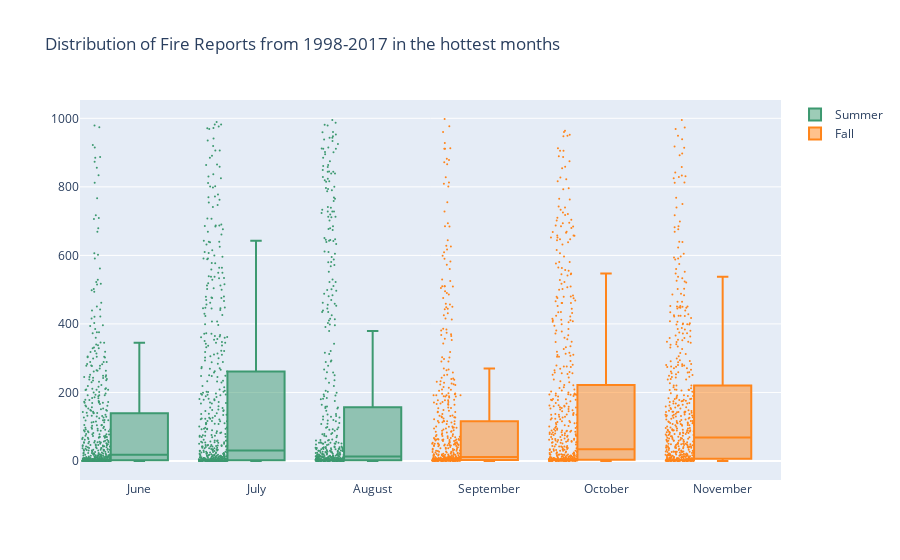

Here is the notebook cell this chart was saved with:
### Code cell
#according to different sources, months from June - November are the hottes in Brazil

#isolating the hottest months by season
month_array_summer=['June','July','August']
month_array_fall=['September','October','November']
#leaving data only for hottest months
box_plot_df_summer=amazon_df.loc[amazon_df['Month'].isin(month_array_summer)]
box_plot_df_fall=amazon_df.loc[amazon_df['Month'].isin(month_array_fall)]
#visualizing reports
box_plot=go.Figure()

box_plot.add_trace(go.Box(y=box_plot_df_summer.Fire_Number, x=box_plot_df_summer.Month,
                          name='Summer', marker_color='#3D9970',
                          boxpoints='all', jitter=0.5, whiskerwidth=0.2,
                          marker_size=2,line_width=2))
box_plot.add_trace(go.Box(y=box_plot_df_fall.Fire_Number, x=box_plot_df_fall.Month,
                         name='Fall', marker_color='#FF851B',
                         boxpoints='all', jitter=0.5, whiskerwidth=0.2,
                          marker_size=2,line_width=2))

box_plot.update_layout(
        title_text = 'Distribution of Fire Reports from 1998-2017 in the hottest months')
box_plot.show()

### Figure 1 — Plotly figure (JSON) as saved in the notebook; plotly's stock layout.template omitted (floating-point values rounded to 4 significant figures; data arrays with more than 128 entries replaced by an {"elided": "..."} marker saying what was removed)
{"data": [{"boxpoints": "all", "jitter": 0.5, "line": {"width": 2}, "marker": {"color": "#3D9970", "size": 2}, "name": "Summer", "type": "box", "whiskerwidth": 0.2, "x": {"elided": "1620 str values"}, "y": {"elided": "1620 float values"}}, {"boxpoints": "all", "jitter": 0.5, "line": {"width": 2}, "marker": {"color": "#FF851B", "size": 2}, "name": "Fall", "type": "box", "whiskerwidth": 0.2, "x": {"elided": "1620 str values"}, "y": {"elided": "1620 float values"}}], "layout": {"title": {"text": "Distribution of Fire Reports from 1998-2017 in the hottest months"}}}
